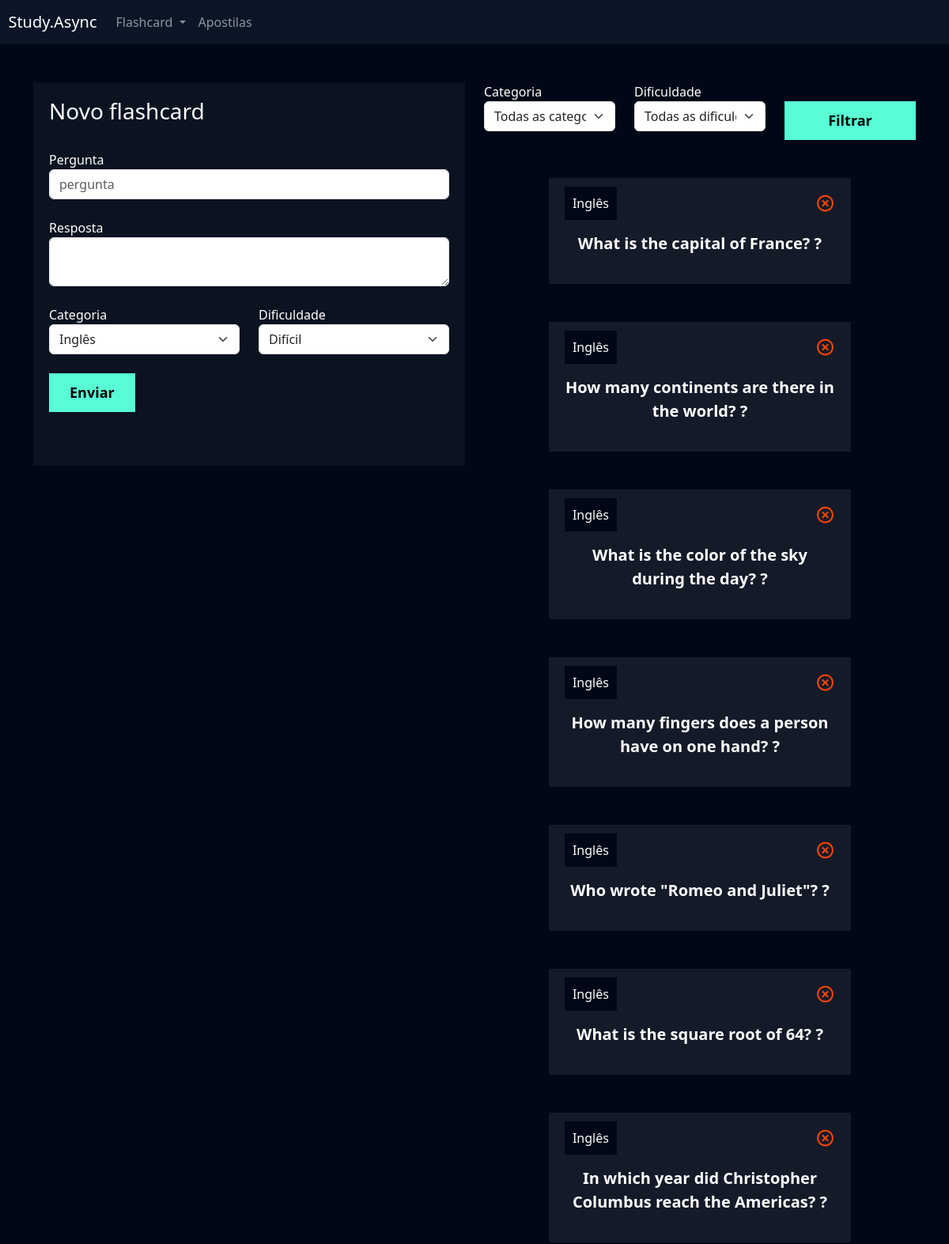
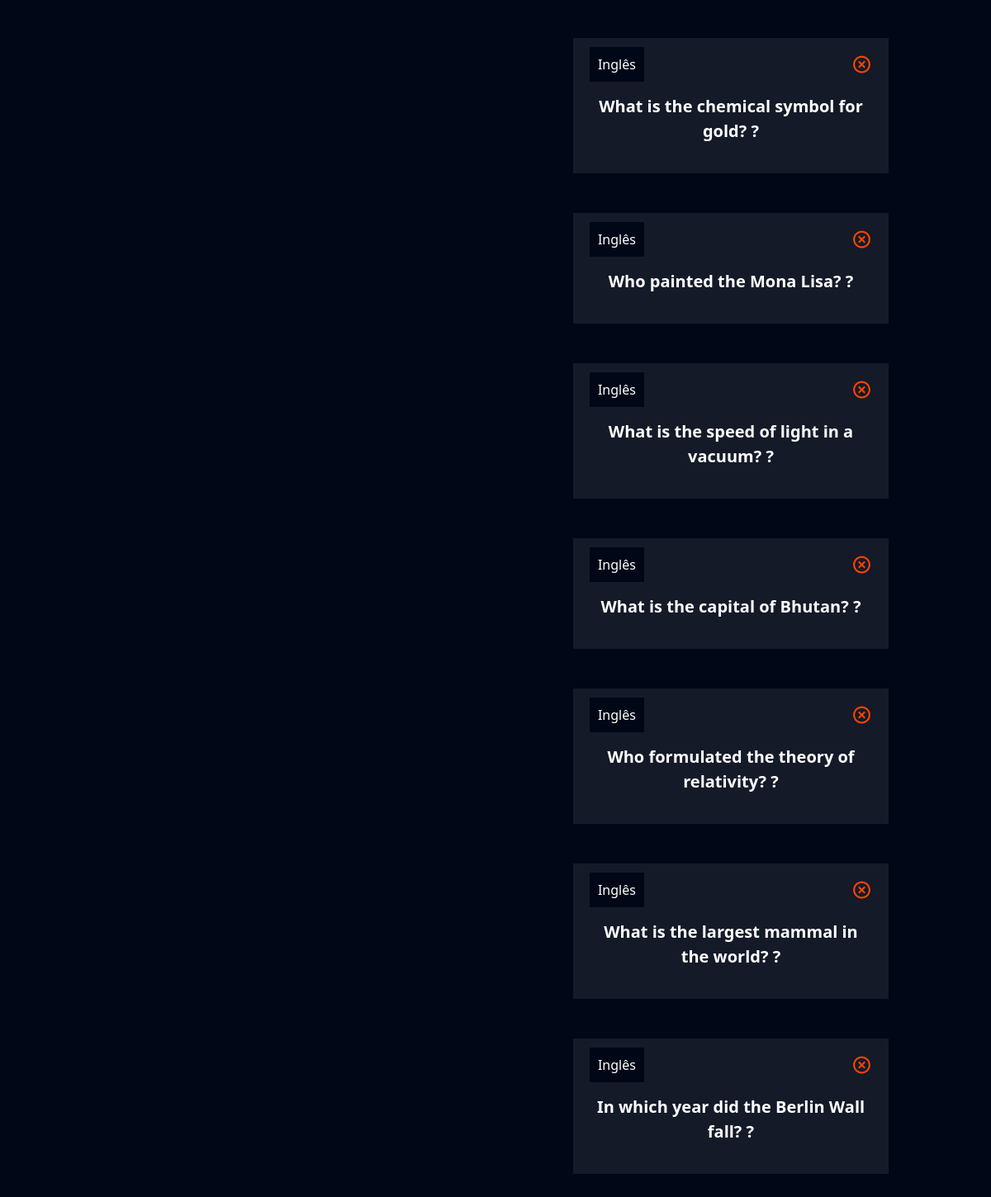
Screenshot of /flashcard/novo_flashcard/ (signed in) with the database file from the repository (2 pictures, top to bottom).
### flashcard/models.py (models this page shows, shortened)
class Flashcard(models.Model):
    DIFICULDADE_CHOICES = (('D', 'Difícil'), ('M', 'Médio'), ('F', 'Fácil'))
    user = models.ForeignKey(User, on_delete=models.DO_NOTHING)
    pergunta = models.CharField(max_length=100)
    resposta = models.TextField()
    categoria = models.ForeignKey(Categoria, on_delete=models.DO_NOTHING)
    dificuldade = models.CharField(max_length=1, choices=DIFICULDADE_CHOICES)

class Categoria(models.Model):
    nome = models.CharField(max_length=20)
    def __str__(self):
        return self.nome

### flashcard/views.py (the view, shortened to what this page needs)
# urls.py: path('novo_flashcard/', views.novo_flashcard, name='novo_flashcard'),
def novo_flashcard(request):
    if not request.user.is_authenticated:
        return redirect('/usuarios/login')
    if request.method == 'GET':
            categorias = Categoria.objects.all()
            dificuldades = Flashcard.DIFICULDADE_CHOICES
            flashcards = Flashcard.objects.filter(user=request.user)
            categoria_filtrar = request.GET.get('categoria')
            dificuldade_filtrar = request.GET.get('dificuldade')
            if categoria_filtrar:
                flashcards = flashcards.filter(categoria__id=categoria_filtrar)
            if dificuldade_filtrar:
                flashcards = flashcards.filter(dificuldade=dificuldade_filtrar)
            return render(
                request,
                'novo_flashcard.html',
                {
                    'categorias': categorias,
                    'dificuldades': dificuldades,
                    'flashcards': flashcards,
                }
            )

### flashcard/templates/novo_flashcard.html (shortened to what this page needs)
{% extends "base.html" %}
{% load static %}
{% block 'cabecalho' %}
    <link href="{% static 'usuarios/css/cadastro.css' %}" rel="stylesheet">
    <link href='https://unpkg.com/boxicons@2.1.4/css/boxicons.min.css' rel='stylesheet'>
    <link href="{% static 'flashcard/css/novo_flashcard.css' %}" rel="stylesheet">
{% endblock 'cabecalho' %}
{% block 'conteudo' %}
{%include "partials/header.html"%}
    <div class="container">
        <br>
        <br>
        <div class="row">
            <div class="col-md">
                <div class="box-form">
                    <form action="{% url 'novo_flashcard' %}" method="POST"> {% csrf_token %}
                        <h3>Novo flashcard</h3>
                        <br>
                        <label>Pergunta</label>
                        <input type="text" class="form-control" placeholder="pergunta" name="pergunta">
                        <br>
                        <label>Resposta</label>
                        <textarea class="form-control" name="resposta"></textarea>
                        <br>
                        <div class="row">
                                <div class="col-md">
                                    <label for="">Categoria</label>
                                    <select class="form-select" name="categoria">
                                        {% for categoria in categorias %}
                                            <option value="{{categoria.id}}">{{categoria.nome}}</option>
                                        {% endfor %}
                                    </select>
                                </div>
                                <div class="col-md">
                                    <label for="">Dificuldade</label>
                                    <select class="form-select" name="dificuldade">
                                        {% for dificuldade in dificuldades %}
                                            <option value="{{dificuldade.0}}">{{dificuldade.1}}</option>
                                        {% endfor %}
                                  </select>
                                </div>
                        </div>
                        <br>
                        <input type="submit" value="Enviar" class="btn-cadastro">
                        <br>
                        <br>
                        <br>
                    </form>
                </div>
            </div>
            <div class="col-md">
                <form action="" method="GET">
                    <div class="row">
                        <div class="col-md">
                            <label for="">Categoria</label>
                            <select name="categoria" id="" class="form-select">
                                <option value="">Todas as categorias</option>
                            </select>
                        </div>
                        <div class="col-md">
                            <label for="">Dificuldade</label>
                            <select name="dificuldade" id="" class="form-select">
                                <option value="">Todas as dificuldades</option>
                            </select>
                        </div>
                        <div class="col-md">
                            <br>
                            <input type="submit" style="width: 100%" value="Filtrar" class="btn-cadastro">
                        </div>
                    </div>
                </form>
                <br>
                <br>
                {% for flash in flashcards %}
                <div class="box-new-flashcard" onclick ="flip_card({{flash.id}})">
                    <div class="flashcard">
                        <div class="flashcard-categoria">
                            {{flash.categoria}}
                        </div>
                        <a href="{% url 'deletar_flashcard' flash.id %}"><i class='icone-exit bx bx-x-circle'></i></a>
                        <br>
                        <br>
                        <div class="flashcard-box-item">
                            <p class="flashcard-item">{{flash.pergunta}} ?</p>
                        </div>
                    </div>
                </div>
                <br>
                <br>
                {% endfor %}
            </div>
        </div>
    </div>
{% endblock 'conteudo' %}

### templates/base.html (shortened to what this page needs)
{%load static%}
<!doctype html>
<html lang="en">
  <head>
    <link href="https://cdn.jsdelivr.net/npm/bootstrap@5.3.2/dist/css/bootstrap.min.css" rel="stylesheet">
    <link href="{% static 'geral/css/base.css' %}" rel="stylesheet">
    {% block 'cabecalho' %} {% endblock %}
  </head>
  <body>
    {% block 'conteudo' %}{% endblock %}
  </body>
</html>

### templates/partials/header.html (shortened to what this page needs)
<nav style="background-color: var(--main-color)" class="navbar navbar-expand-lg navbar-dark">
    <a class="navbar-brand" href="#">&nbsp&nbspStudy.Async</a>
    <div class="collapse navbar-collapse" id="navbarNav">
      <ul class="navbar-nav">
        <li class="nav-item dropdown">
          <a class="nav-link dropdown-toggle" href="#" id="navbarDropdown" role="button" data-bs-toggle="dropdown" aria-expanded="false">
            Flashcard
          </a>
        </li>
        <li class="nav-item">
          <a class="nav-link" href="{%url 'adicionar_apostilas'%}">Apostilas</a>
        </li>
      </ul>
    </div>
  </nav>

### templates/static/geral/css/base.css (style rules this page uses)
:root { --main-color: #0b1526; --dark-color: #000716; --secondary-dark-color: rgb(15, 2, 26); --light-color: #00c1f3; --contrast-color: #f4c96b; --differential-color: #58fcd5; }
body { background-color: var(--dark-color) !important; color: white !important; }

### templates/static/usuarios/css/cadastro.css (style rules this page uses)
* { margin: 0; padding: 0; }
.box-form { padding: 20px; background-color: rgba(217,217,217, .05); color: white !important; }
.btn-cadastro { padding: 10px; background-color: #58fcd5; border: none; border: 1px solid #58fcd5; font-size: 18px; font-weight: bold; padding-left: 25px; padding-right: 25px; }

### templates/static/flashcard/css/novo_flashcard.css (style rules this page uses)
.box-new-flashcard { width: 70%; margin: auto; }
.flashcard { background-color: rgba(255, 255, 255, .08); padding: 20px; }
.flashcard-box-item { text-align: center; }
.flashcard p { font-size: 20px; font-weight: bold; cursor: pointer; }
.flashcard-categoria { background-color: var(--dark-color); display: inline; padding: 10px; }
.icone-exit { float: right; font-size: 25px; color: orangered; }

### rows the page displays
Flashcard: categoria "Inglês", pergunta "What is the capital of France?"
Flashcard: categoria "Inglês", pergunta "How many continents are there in the world?"
Flashcard: categoria "Inglês", pergunta "What is the color of the sky during the day?"
Flashcard: categoria "Inglês", pergunta "How many fingers does a person have on one hand?"
Flashcard: categoria "Inglês", pergunta "Who wrote \"Romeo and Juliet\"?"
Flashcard: categoria "Inglês", pergunta "What is the square root of 64?"
Flashcard: categoria "Inglês", pergunta "In which year did Christopher Columbus reach the Americas?"
Flashcard: categoria "Inglês", pergunta "What is the chemical symbol for gold?"
Flashcard: categoria "Inglês", pergunta "Who painted the Mona Lisa?"
Flashcard: categoria "Inglês", pergunta "What is the speed of light in a vacuum?"
Flashcard: categoria "Inglês", pergunta "What is the capital of Bhutan?"
Flashcard: categoria "Inglês", pergunta "Who formulated the theory of relativity?"
Flashcard: categoria "Inglês", pergunta "What is the largest mammal in the world?"
Flashcard: categoria "Inglês", pergunta "In which year did the Berlin Wall fall?"

### other values shown
form field categoria "Inglês"
form field dificuldade "Difícil"
